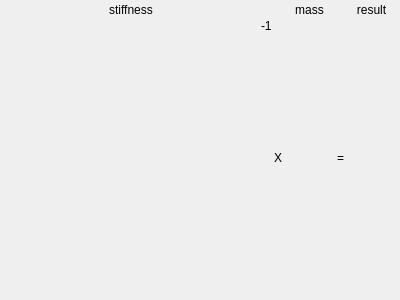
<?xml version="1.0" encoding="UTF-8"?>
<ui version="4.0">
 <class>MatricesDialog</class>
 <widget class="QDialog" name="MatricesDialog">
  <property name="geometry">
   <rect>
    <x>0</x>
    <y>0</y>
    <width>400</width>
    <height>300</height>
   </rect>
  </property>
  <property name="windowTitle">
   <string>Dialog</string>
  </property>
  <layout class="QGridLayout" name="gridLayout" rowstretch="0,1" columnstretch="5,0,0,1,0,1">
   <property name="leftMargin">
    <number>3</number>
   </property>
   <property name="topMargin">
    <number>3</number>
   </property>
   <property name="rightMargin">
    <number>3</number>
   </property>
   <property name="bottomMargin">
    <number>3</number>
   </property>
   <property name="spacing">
    <number>2</number>
   </property>
   <item row="0" column="0">
    <widget class="QLabel" name="label">
     <property name="text">
      <string>stiffness</string>
     </property>
     <property name="alignment">
      <set>Qt::AlignCenter</set>
     </property>
    </widget>
   </item>
   <item row="0" column="3">
    <widget class="QLabel" name="label_2">
     <property name="text">
      <string>mass</string>
     </property>
     <property name="alignment">
      <set>Qt::AlignCenter</set>
     </property>
    </widget>
   </item>
   <item row="0" column="5">
    <widget class="QLabel" name="label_3">
     <property name="text">
      <string>result</string>
     </property>
     <property name="alignment">
      <set>Qt::AlignCenter</set>
     </property>
    </widget>
   </item>
   <item row="1" column="0">
    <layout class="QGridLayout" name="viewStiffnessMatrix"/>
   </item>
   <item row="1" column="1">
    <widget class="QLabel" name="label_4">
     <property name="maximumSize">
      <size>
       <width>30</width>
       <height>16777215</height>
      </size>
     </property>
     <property name="text">
      <string>-1</string>
     </property>
     <property name="alignment">
      <set>Qt::AlignLeading|Qt::AlignLeft|Qt::AlignTop</set>
     </property>
    </widget>
   </item>
   <item row="1" column="2">
    <widget class="QLabel" name="symbolTimes">
     <property name="sizePolicy">
      <sizepolicy hsizetype="Preferred" vsizetype="Preferred">
       <horstretch>0</horstretch>
       <verstretch>0</verstretch>
      </sizepolicy>
     </property>
     <property name="maximumSize">
      <size>
       <width>30</width>
       <height>16777215</height>
      </size>
     </property>
     <property name="text">
      <string>X</string>
     </property>
     <property name="alignment">
      <set>Qt::AlignCenter</set>
     </property>
    </widget>
   </item>
   <item row="1" column="3">
    <layout class="QVBoxLayout" name="viewMassMatrix"/>
   </item>
   <item row="1" column="4">
    <widget class="QLabel" name="symbolEquals">
     <property name="sizePolicy">
      <sizepolicy hsizetype="Minimum" vsizetype="Preferred">
       <horstretch>0</horstretch>
       <verstretch>0</verstretch>
      </sizepolicy>
     </property>
     <property name="maximumSize">
      <size>
       <width>30</width>
       <height>16777215</height>
      </size>
     </property>
     <property name="text">
      <string>=</string>
     </property>
     <property name="alignment">
      <set>Qt::AlignCenter</set>
     </property>
    </widget>
   </item>
   <item row="1" column="5">
    <layout class="QVBoxLayout" name="viewResultMatrix"/>
   </item>
  </layout>
 </widget>
 <resources/>
 <connections/>
</ui>
